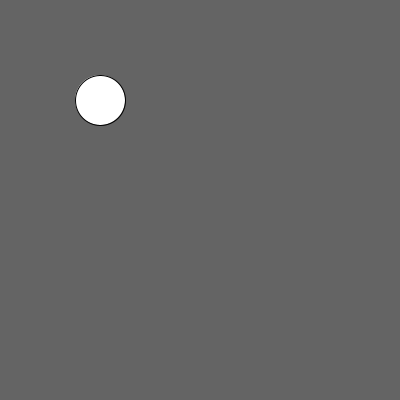
Frame 1 (no input)
Frame 60 (the mouse pressed at the canvas centre just before this capture): identical to frame 1, image omitted
Frame 120 (the mouse held since frame 60 and released just before this capture): identical to frame 1, image omitted

The Processing sketch that drew this single still picture (run headless with seeded random() and noise(); from frame 60 on, the mouse is pressed at the canvas centre):

// Processing sketch: slipperydot
// ── slipperydot.pde
// 1. Create three integer variables to represent the x, y, and the size of the ellipse
int x = 100;
int y = 100;
int size = 50;
    
    
    void setup() {
     // 2. Set the size of your sketch
     size(400, 400);
    
    }
    
    void draw() {
      // 3. Set the background color of your sketch
      background(100);
      
      // 4. Draw an ellipse. Make sure it fits in the window.
      // Use the variables created at the top of the sketch, 
      // for the location and size of your ellipse
      ellipse(x, y, size, 50);
      
    }
    
    void mousePressed() {
      //5. Create an integer variable called distance
      int distance = getDistance(mouseX, mouseY, x, y);
      
      //6. Set the value of the distance variable to the value returned by the getDistance method
      //   Pass the mouse's x and y (mouseX and mouseY) and the x and y of your ellipse to the method.
        if(distance<25){
          x = (int)random(width);
          y = (int)random(width);
        }
          
      //7.  Use an if statement to check if the distance variable is < the radius of the ellipse
      //    If it is, set a new x and y for the ellipse, using a random location on the window
      //    Hint: Use the Processing random() function       
      
    }
    
    int getDistance(int x1, int y1, int x2, int y2) {
      return (int)Math.sqrt(Math.pow((x1-x2),2) + Math.pow((y1-y2),2));
    }
